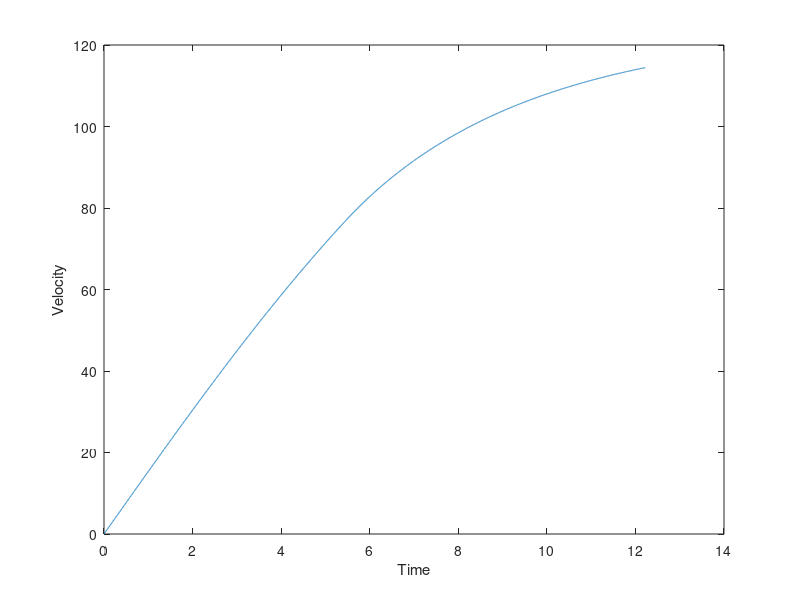

The MATLAB script that drew this image:
clear
clc

Prrated=65280; % Rated Power in W
Trrated=210*1.3563; %convert to Nm
r=0.3; %radius in m - front tire (back tire is 0.32 m)
ng=2;
m=197; %197kg
RiderMass=68; %approximately 150lb rider
meq=m+RiderMass;
A=18.3;
B=0;
C=0.0282*12.96;%(N/(km/h)^2) to (N/(m/s)^2)
eta=0.97;

wrrated=Prrated/Trrated;
wmrated=wrrated/ng;
vmrated=wmrated*r;
dT=1e-3;

v(1)=0;
t(1)=0;
dist(1)=0;
n=1;
while (dist<(0.25*1609.34)) %convert miles to meters
    if (v(n)<vmrated)
        v(n+1)=v(n)+dT*(ng*eta*Trrated-r*(A+B*v(n)+C*(v(n))^2))/(r*meq);
    else
        v(n+1)=v(n)+dT*(eta*((Prrated*r)/(v(n)))-r*(A+B*v(n)+C*(v(n))^2))/(r*meq);
    end
    t(n+1)=t(n)+dT;
    dist=trapz(t(1:length(v)),v);
    n=n+1;
end
distFinal=trapz(t,v)
v=((v*3600)/1609.34); %convert m/s to mph
plot(t,v)
xlabel('Time')
ylabel('Velocity')
t(end) %time it takes to complete the quarter mile
